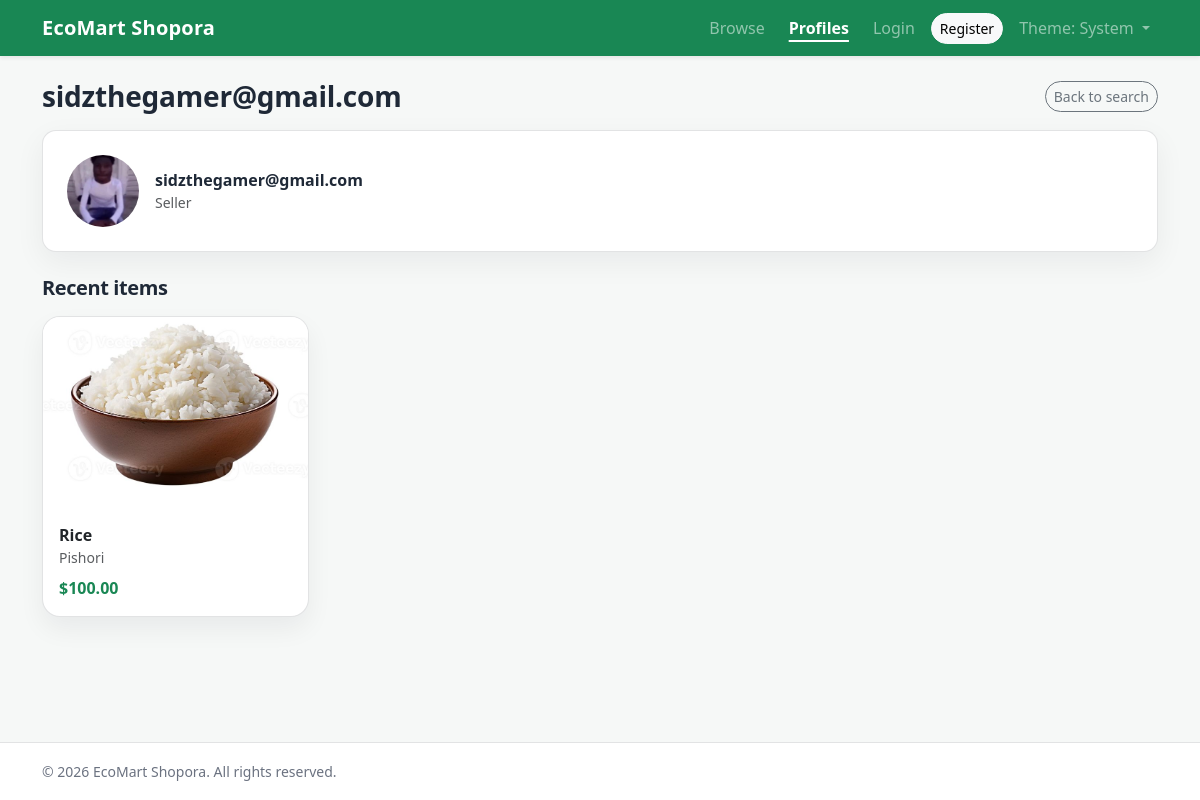
Page /profiles/sidzthegamer@gmail.com/ on the earlier database version.
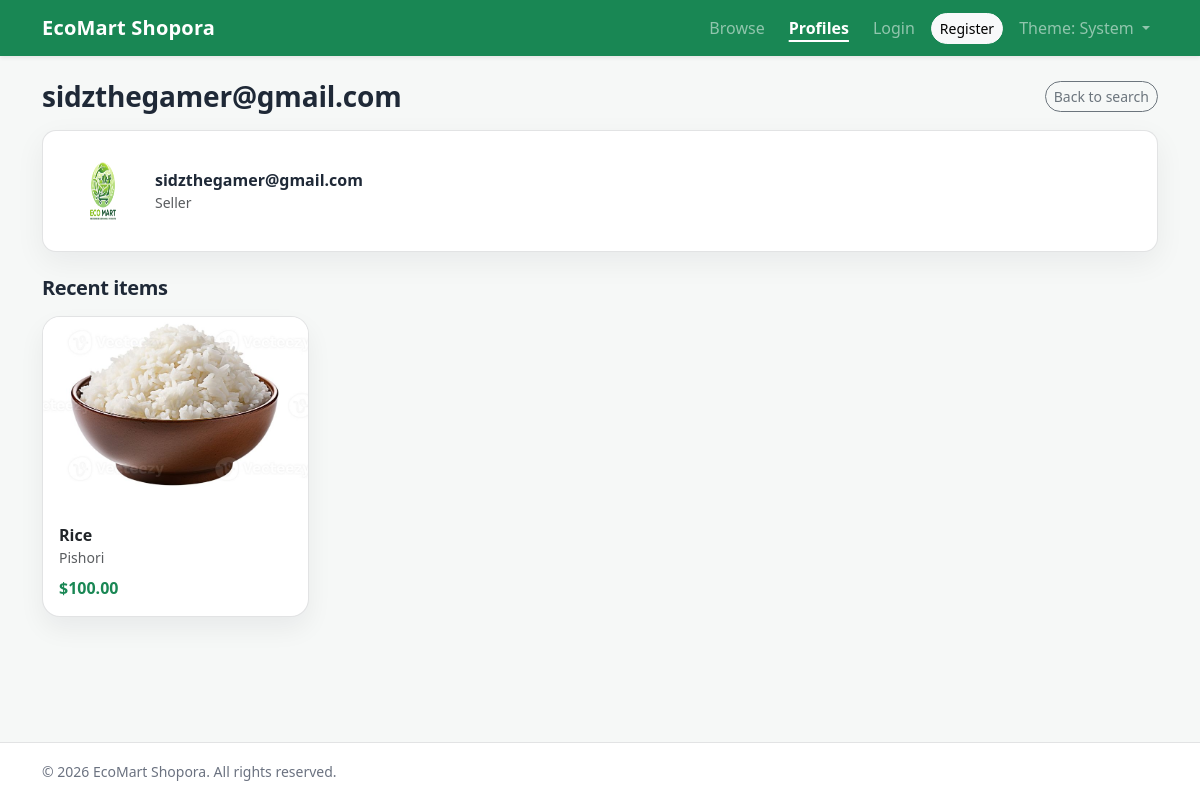
Same page on the later database version.
### buyhive/models.py (models this page shows, shortened)
class Profile(models.Model):
    ACCOUNT_BUYER = "buyer"
    ACCOUNT_SELLER = "seller"
    ACCOUNT_STAFF = "staff"
    ACCOUNT_TYPES = (
        (ACCOUNT_BUYER, "Buyer"),
        (ACCOUNT_SELLER, "Seller"),
        (ACCOUNT_STAFF, "Staff"),
    )
    user = models.OneToOneField(
        settings.AUTH_USER_MODEL, on_delete=models.CASCADE, related_name="profile"
    )
    account_type = models.CharField(
        max_length=10, choices=ACCOUNT_TYPES, default=ACCOUNT_BUYER
    )
    profile_picture = models.FileField(upload_to="profiles/", blank=True, null=True)
    created_at = models.DateTimeField(auto_now_add=True)

### buyhive/views.py (the view)
# urls.py: path("profiles/<str:username>/", views.profile_public, name="profile_public"),
def profile_public(request, username: str):
    User = get_user_model()
    user_obj = get_object_or_404(User, username=username)
    profile = Profile.objects.filter(user=user_obj).first()
    items = (
        Item.objects.filter(owner=user_obj)
        .prefetch_related("images")
        .order_by("-created_at")[:8]
    )
    return render(
        request,
        "profiles/public.html",
        {"profile_user": user_obj, "profile": profile, "items": items},
    )

### buyhive/templates/profiles/public.html (shortened to what this page needs)
{% extends 'base.html' %}
{% load static %}
{% block extra_head %}
  <link rel="stylesheet" href="{% static 'css/public.css' %}">
{% endblock %}
{% block content %}
  <div class="d-flex align-items-center justify-content-between flex-wrap gap-2 mb-3">
    <h1 class="bh-page-title h3 mb-0">{{ profile_user.username }}</h1>
    <div class="d-flex flex-wrap gap-2">
      <a class="btn btn-outline-secondary btn-sm" href="{% url 'profiles_search' %}">Back to search</a>
    </div>
  </div>
  <div class="bh-surface p-4 mb-4">
    <div class="d-flex align-items-center gap-3">
      {% if profile and profile.profile_picture %}
        <img src="{{ profile.profile_picture.url }}" width="72" height="72" class="rounded-circle" alt="Profile picture" style="object-fit: cover;">
      {% else %}
        <img src="{% static 'images/logo.png' %}" width="72" height="72" class="rounded-circle" alt="Profile picture">
      {% endif %}
      <div>
        <div class="fw-semibold">{{ profile_user.username }}</div>
        {% if profile %}
          <div class="text-muted small text-capitalize">{{ profile.account_type }}</div>
        {% endif %}
      </div>
    </div>
  </div>
  <h2 class="bh-section-title h5 mb-3">Recent items</h2>
  {% if items %}
    <div class="row g-3">
      {% for item in items %}
        <div class="col-12 col-md-6 col-lg-3">
          <div class="card bh-product-card h-100">
            {% with first_image=item.images.first %}
              {% if first_image %}
                <img src="{{ first_image.image.url }}" class="card-img-top" alt="{{ item.name }}">
              {% else %}
                <img src="{% static 'images/logo.png' %}" class="card-img-top" alt="{{ item.name }}">
              {% endif %}
            {% endwith %}
            <div class="card-body">
              <div class="fw-semibold">{{ item.name }}</div>
              <div class="text-muted small">{{ item.description|default:"" }}</div>
              <div class="bh-price mt-2">${{ item.price }}</div>
            </div>
          </div>
        </div>
      {% endfor %}
    </div>
  {% else %}
    <div class="alert alert-info bh-surface">No items listed yet.</div>
  {% endif %}
{% endblock %}

Differences in the rows shown:
changed Profile "Seller": profile_picture: picture removed
